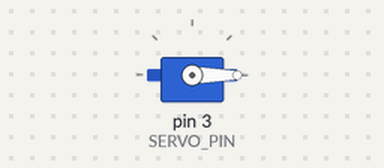
A sketch run on a simulated Arduino Uno, built with avr-gcc and run on an emulated ATmega328P. Parts: servo.

Above: at 0.05 s.
At 9.05 s:
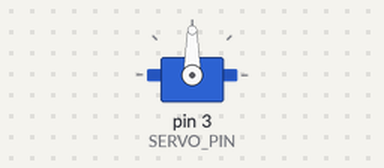
At 18.1 s:
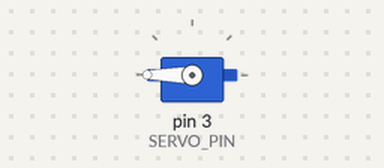
At 39.87 s:
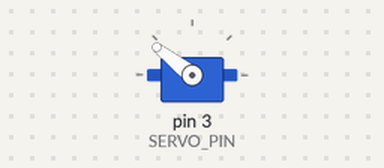
Timing chart, 0 to 40.0 s (numbered marks = the images above):
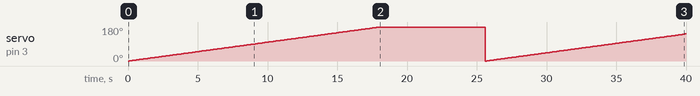

Measured:
- by itself, servo on pin 3 (SERVO_PIN): 0° → 1° at 0.10 s, → 2° 0.10 s later, → 3° 0.10 s later, → 4° 0.10 s later, … (324 changes in this stretch)

The sketch:

winddance.ino
```cpp
#include <Servo.h>
#define SERVO_PIN 3

Servo wind;
byte angle = 0;
unsigned int cycle_time = 100;


void setup() {
  wind.attach(SERVO_PIN);
}

void loop() {
  wind.write(angle++);
  // nothing for now, call wifi detector afterwards

  delay(cycle_time);
}
```
